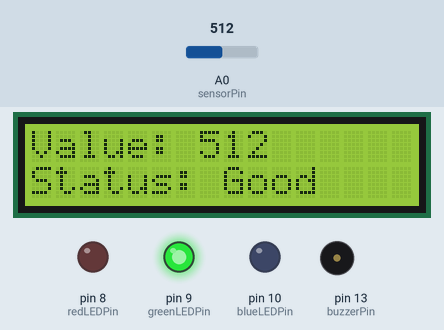
Bench run of a sketch on a simulated Arduino Uno, built with avr-gcc and run on an emulated ATmega328P. Parts: 16×2 character LCD, output pins drawn as LEDs (lit = HIGH), buzzer (waves = sounding). Inputs (shaded band) come from the test bench; at power-on: A0 (sensorPin) = 512. What the sketch prints to the serial monitor is not drawn.

Above: at 1.2 s.
1.3 s: A0 (sensorPin) set to 561
At 4.0 s:
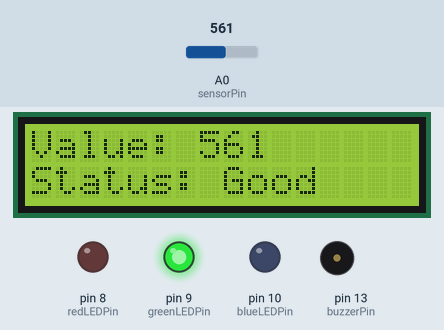
9.0 s: A0 (sensorPin) set to 588
At 10.6 s:
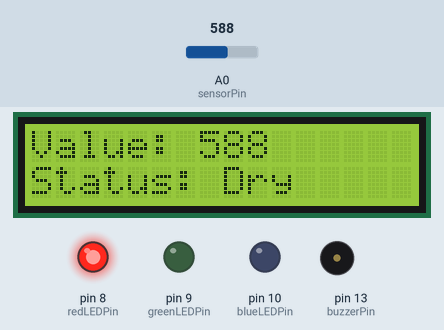
16.5 s: A0 (sensorPin) set to 390
At 18.9 s:
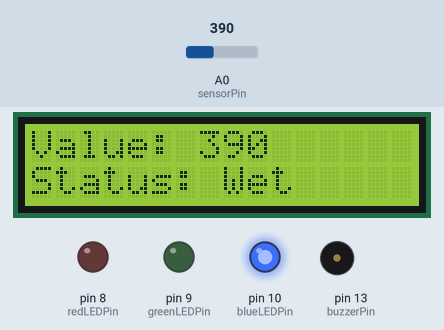
Timing chart, 0 to 20.4 s (numbered marks = the images above; inputs shaded):
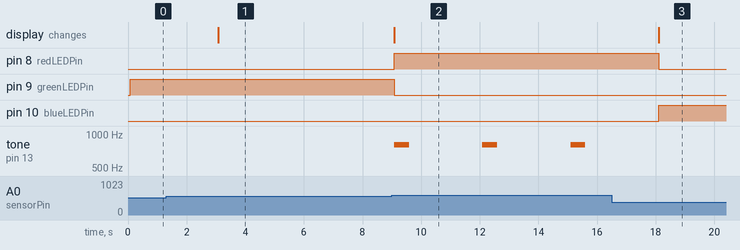

Measured:
- the behaviour switches between 574 and 575 on A0 (sensorPin) (found by bisection; images 1 and 2)
- after the input at 1.3 s, the display: changes after 1.8 s (image 1)
- after the input at 9.0 s, pin 8 (redLEDPin): LOW → HIGH after 0.09 s; pin 9 (greenLEDPin): HIGH → LOW after 0.09 s; tone on pin 13 (buzzerPin): alternates 800 Hz for 0.50 s and silent for 2.5 s, starting after 0.09 s; the display: changes after 0.09 s (image 2)
- after the input at 16.5 s, pin 8 (redLEDPin): HIGH → LOW after 1.6 s; pin 10 (blueLEDPin): LOW → HIGH after 1.6 s; tone on pin 13 (buzzerPin): stops changing and stays silent; the display: changes after 1.6 s (image 3)

The sketch:

Soil_Moisture_Monitor_V2.ino
```cpp
// Version 3: Soil moisture monitor with LED and buzzer alerts
// Adds status LEDs and a dry-soil buzzer alert based on calibrated moisture readings

int sensorPin = A0;
int sensorValue = 0;
int greenLEDPin = 9;
int blueLEDPin = 10;
int redLEDPin = 8;
int buzzerPin = 13;

#include <LiquidCrystal.h>

LiquidCrystal lcd(12, 11, 5, 4, 3, 2);

void setup() {
  Serial.begin(9600);
  lcd.begin(16, 2);
  pinMode(greenLEDPin, OUTPUT);
  pinMode(blueLEDPin, OUTPUT);
  pinMode(redLEDPin, OUTPUT);
  pinMode(buzzerPin, OUTPUT);

}

void loop() {
  sensorValue = analogRead(sensorPin);

  lcd.clear();
  lcd.setCursor(0,0);
  lcd.print("Value: ");
  lcd.print(sensorValue);
  lcd.setCursor(0,1);

  Serial.print("Soil moisture: ");
  Serial.println(sensorValue);

  digitalWrite(blueLEDPin, LOW);
  digitalWrite(redLEDPin, LOW);
  digitalWrite(greenLEDPin, LOW);

  if (sensorValue < 400) {
    lcd.print("Status: Wet");
    Serial.println("Soil Status: Wet");
    digitalWrite(blueLEDPin, HIGH);

  } else if (sensorValue > 574) {
    lcd.print("Status: Dry");
    Serial.println("Soil Status: Dry");
    digitalWrite(redLEDPin, HIGH);
    tone(buzzerPin, 800, 500);

  } else {
    lcd.print("Status: Good");
    Serial.println("Soil Status: Good");
    digitalWrite(greenLEDPin, HIGH);
  }

  Serial.println();


  delay(3000);
}
```
